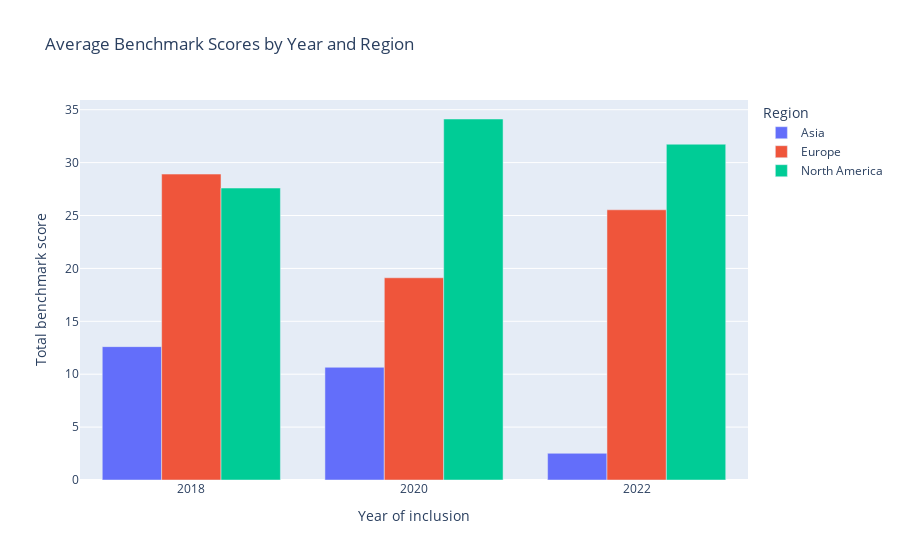

The notebook cell this image was saved under:
### Markdown cell above
## **Total Benchmark Scores** ##

### Code cell
import pandas as pd
import plotly.express as px
import plotly.graph_objects as go

# Load the three dataframes
ktc_ict_2022 = pd.read_csv("C:/Users/kokuo/OneDrive/Study Files/Python/Visualisation Experiments/Know the Chain/KTC ICT Benchmark CSV Data/2022 KCT ICT.csv")
ktc_ict_2020 = pd.read_csv("C:/Users/kokuo/OneDrive/Study Files/Python/Visualisation Experiments/Know the Chain/KTC ICT Benchmark CSV Data/2020 KCT ICT.csv")
ktc_ict_2018 = pd.read_csv("C:/Users/kokuo/OneDrive/Study Files/Python/Visualisation Experiments/Know the Chain/KTC ICT Benchmark CSV Data/2018 KCT ICT.csv")

# Concatenate the dataframes
frames = [ktc_ict_2022, ktc_ict_2020, ktc_ict_2018]
df = pd.concat(frames)

# Filter to only show data from 2018 onwards
df = df[df['Year of inclusion'] >= 2018]

# Calculate the average benchmark score for each region
df_mean = df.groupby(['Region', 'Year of inclusion']).mean().reset_index()

# Create the multiple bar graph
fig = px.bar(df_mean, x="Year of inclusion", y="Total benchmark score", color="Region", barmode="group", 
             title="Average Benchmark Scores by Year and Region")

# Show the graph
fig.show()

### Figure 1 — Plotly figure (JSON) as saved in the notebook; plotly's stock layout.template omitted (floating-point values rounded to 4 significant figures)
{"data": [{"alignmentgroup": "True", "hovertemplate": "Region=Asia<br>Year of inclusion=%{x}<br>Total benchmark score=%{y}<extra></extra>", "legendgroup": "Asia", "marker": {"color": "#636efa", "pattern": {"shape": ""}}, "name": "Asia", "offsetgroup": "Asia", "orientation": "v", "showlegend": true, "textposition": "auto", "type": "bar", "x": [2018, 2020, 2022], "xaxis": "x", "y": [12.61, 10.65, 2.523], "yaxis": "y"}, {"alignmentgroup": "True", "hovertemplate": "Region=Europe<br>Year of inclusion=%{x}<br>Total benchmark score=%{y}<extra></extra>", "legendgroup": "Europe", "marker": {"color": "#EF553B", "pattern": {"shape": ""}}, "name": "Europe", "offsetgroup": "Europe", "orientation": "v", "showlegend": true, "textposition": "auto", "type": "bar", "x": [2018, 2020, 2022], "xaxis": "x", "y": [28.92, 19.11, 25.54], "yaxis": "y"}, {"alignmentgroup": "True", "hovertemplate": "Region=North America<br>Year of inclusion=%{x}<br>Total benchmark score=%{y}<extra></extra>", "legendgroup": "North America", "marker": {"color": "#00cc96", "pattern": {"shape": ""}}, "name": "North America", "offsetgroup": "North America", "orientation": "v", "showlegend": true, "textposition": "auto", "type": "bar", "x": [2018, 2020, 2022], "xaxis": "x", "y": [27.6, 34.12, 31.74], "yaxis": "y"}], "layout": {"barmode": "group", "legend": {"title": {"text": "Region"}, "tracegroupgap": 0}, "title": {"text": "Average Benchmark Scores by Year and Region"}, "xaxis": {"anchor": "y", "domain": [0, 1], "title": {"text": "Year of inclusion"}}, "yaxis": {"anchor": "x", "domain": [0, 1], "title": {"text": "Total benchmark score"}}}}
